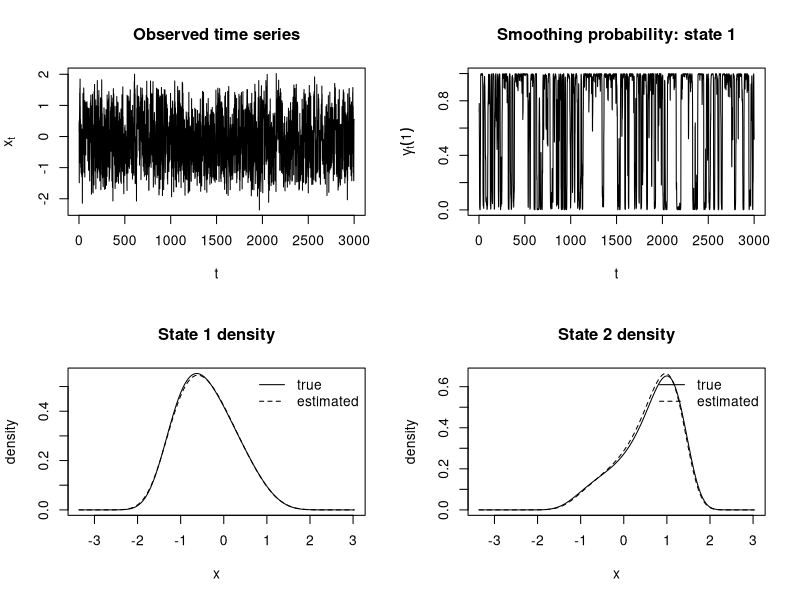

Source code (R):
set.seed(123)

############################################################
# 0. Basic settings
############################################################

K <- 2
T_len <- 3000

A_true <- matrix(
  c(0.95, 0.05,
    0.10, 0.90),
  nrow = K,
  byrow = TRUE
)

# log \tilde p_k(x)
# = - a_k x^4 / 4 + b_k x^2 / 2 + d_k x
a_true <- c(0.7, 1.5)
b_true <- c(-1.0, 0.5)
d_true <- c(-0.8, 1.0)

############################################################
# 1. Stationary distribution
############################################################

stationary_dist <- function(A) {
  K <- nrow(A)

  M <- t(A) - diag(K)
  M[K, ] <- rep(1, K)

  b <- c(rep(0, K - 1), 1)
  rho <- solve(M, b)

  rho <- pmax(rho, 0)
  rho / sum(rho)
}

rho_true <- stationary_dist(A_true)

############################################################
# 2. Unnormalized quartic observation model
############################################################

log_tilde_p_quartic <- function(x, log_a, b, d) {
  a <- exp(log_a)
  -0.25 * a * x^4 + 0.5 * b * x^2 + d * x
}

score_quartic <- function(x, log_a, b, d, c) {
  log_tilde_p_quartic(x, log_a, b, d) + c
}

############################################################
# 3. Normalizing constants
#    Diagnostic only. These are not used for estimation.
############################################################

compute_logZ_quartic <- function(log_a, b, d) {
  f <- function(x) {
    exp(log_tilde_p_quartic(x, log_a, b, d))
  }

  val <- integrate(
    f,
    lower = -Inf,
    upper = Inf,
    rel.tol = 1e-10,
    abs.tol = 1e-12,
    subdivisions = 2000
  )$value

  log(val)
}

log_a_true <- log(a_true)

logZ_true <- sapply(1:K, function(k) {
  compute_logZ_quartic(
    log_a = log_a_true[k],
    b = b_true[k],
    d = d_true[k]
  )
})

c_true <- -logZ_true

############################################################
# 4. Sampling from the true quartic distributions
#    One-dimensional inverse-CDF approximation on a grid.
############################################################

make_quartic_sampler <- function(
  log_a,
  b,
  d,
  lower = -6,
  upper = 6,
  grid_size = 50000
) {
  grid <- seq(lower, upper, length.out = grid_size)

  logw <- log_tilde_p_quartic(
    x = grid,
    log_a = log_a,
    b = b,
    d = d
  )

  w <- exp(logw - max(logw))
  w <- w / sum(w)
  cdf <- cumsum(w)

  function(n) {
    u <- runif(n)
    idx <- findInterval(u, cdf) + 1
    idx[idx < 1] <- 1
    idx[idx > grid_size] <- grid_size
    grid[idx]
  }
}

sampler_list <- vector("list", K)

for (k in 1:K) {
  sampler_list[[k]] <- make_quartic_sampler(
    log_a = log_a_true[k],
    b = b_true[k],
    d = d_true[k]
  )
}

############################################################
# 5. HMM data generation
############################################################

simulate_hmm_quartic <- function(T_len, A, rho, sampler_list) {
  K <- length(rho)

  z <- integer(T_len)
  x <- numeric(T_len)

  z[1] <- sample(1:K, size = 1, prob = rho)
  x[1] <- sampler_list[[z[1]]](1)

  for (t in 2:T_len) {
    z[t] <- sample(1:K, size = 1, prob = A[z[t - 1], ])
    x[t] <- sampler_list[[z[t]]](1)
  }

  list(x = x, z = z)
}

dat <- simulate_hmm_quartic(
  T_len = T_len,
  A = A_true,
  rho = rho_true,
  sampler_list = sampler_list
)

x <- dat$x
z_true <- dat$z

############################################################
# 6. Filtering and smoothing
############################################################

filter_smooth_quartic <- function(x, A, rho, log_a, b, d, c) {
  T_len <- length(x)
  K <- length(rho)

  log_bmat <- matrix(0, nrow = T_len, ncol = K)

  for (k in 1:K) {
    log_bmat[, k] <- score_quartic(
      x = x,
      log_a = log_a[k],
      b = b[k],
      d = d[k],
      c = c[k]
    )
  }

  log_b_shift <- log_bmat - apply(log_bmat, 1, max)
  bmat <- exp(log_b_shift)

  alpha <- matrix(0, nrow = T_len, ncol = K)

  alpha[1, ] <- rho * bmat[1, ]
  alpha[1, ] <- alpha[1, ] / sum(alpha[1, ])

  for (t in 2:T_len) {
    pred <- as.numeric(alpha[t - 1, ] %*% A)
    alpha[t, ] <- bmat[t, ] * pred
    alpha[t, ] <- alpha[t, ] / sum(alpha[t, ])
  }

  beta <- matrix(0, nrow = T_len, ncol = K)
  beta[T_len, ] <- rep(1, K)

  for (t in (T_len - 1):1) {
    for (j in 1:K) {
      beta[t, j] <- sum(
        A[j, ] * bmat[t + 1, ] * beta[t + 1, ]
      )
    }
    beta[t, ] <- beta[t, ] / sum(beta[t, ])
  }

  gamma <- alpha * beta
  gamma <- gamma / rowSums(gamma)

  list(
    gamma = gamma,
    alpha = alpha,
    beta = beta,
    log_b = log_bmat
  )
}

############################################################
# 7. Weighted NCE objective
############################################################

weighted_nce_objective_quartic <- function(
  par,
  x,
  gamma_k,
  noise_y,
  noise_density_fun
) {
  log_a <- par[1]
  b <- par[2]
  d <- par[3]
  c <- par[4]

  Nk <- sum(gamma_k)
  Mk <- length(noise_y)

  sx <- score_quartic(x, log_a, b, d, c)
  sy <- score_quartic(noise_y, log_a, b, d, c)

  nx <- noise_density_fun(x)
  ny <- noise_density_fun(noise_y)

  log_num_x <- log(Nk) + sx
  log_noise_x <- log(Mk) + log(nx)

  max_x <- pmax(log_num_x, log_noise_x)
  log_den_x <- max_x +
    log(exp(log_num_x - max_x) + exp(log_noise_x - max_x))

  log_D_x <- log_num_x - log_den_x

  log_num_y <- log(Nk) + sy
  log_noise_y <- log(Mk) + log(ny)

  max_y <- pmax(log_num_y, log_noise_y)
  log_den_y <- max_y +
    log(exp(log_num_y - max_y) + exp(log_noise_y - max_y))

  log_1m_D_y <- log_noise_y - log_den_y

  obj <- sum(gamma_k * log_D_x) + sum(log_1m_D_y)

  -obj
}

update_one_state_nce_quartic <- function(
  x,
  gamma_k,
  init_par,
  noise_y,
  noise_density_fun
) {
  fit <- optim(
    par = init_par,
    fn = weighted_nce_objective_quartic,
    x = x,
    gamma_k = gamma_k,
    noise_y = noise_y,
    noise_density_fun = noise_density_fun,
    method = "BFGS",
    control = list(maxit = 500, reltol = 1e-9)
  )

  fit$par
}

############################################################
# 8. Weighted NCE-HMM
#    A is known in this experiment.
############################################################

fit_weighted_nce_hmm_quartic <- function(
  x,
  A,
  rho,
  K,
  R = 50,
  noise_ratio = 10,
  damping = 0.5,
  tol = 1e-6
) {
  T_len <- length(x)

  km <- kmeans(x, centers = K, nstart = 30)
  cl <- km$cluster

  log_a <- rep(log(1), K)
  b <- rep(0, K)
  d <- numeric(K)
  c <- rep(0, K)

  for (k in 1:K) {
    xk <- x[cl == k]
    if (length(xk) < 10) {
      xk <- x
    }

    d[k] <- mean(xk)
  }

  ord <- order(d)
  log_a <- log_a[ord]
  b <- b[ord]
  d <- d[ord]
  c <- c[ord]

  noise_mean <- mean(x)
  noise_sd <- sd(x) * 2

  noise_density_fun <- function(u) {
    dnorm(u, mean = noise_mean, sd = noise_sd)
  }

  M_fixed <- max(500, round(noise_ratio * T_len / K))

  noise_list <- vector("list", K)

  for (k in 1:K) {
    noise_list[[k]] <- rnorm(
      M_fixed,
      mean = noise_mean,
      sd = noise_sd
    )
  }

  history <- data.frame()

  for (r in 1:R) {
    old_log_a <- log_a
    old_b <- b
    old_d <- d
    old_c <- c

    fit_state <- filter_smooth_quartic(
      x = x,
      A = A,
      rho = rho,
      log_a = log_a,
      b = b,
      d = d,
      c = c
    )

    gamma <- fit_state$gamma

    for (k in 1:K) {
      init_par <- c(log_a[k], b[k], d[k], c[k])

      new_par <- update_one_state_nce_quartic(
        x = x,
        gamma_k = gamma[, k],
        init_par = init_par,
        noise_y = noise_list[[k]],
        noise_density_fun = noise_density_fun
      )

      log_a[k] <- (1 - damping) * log_a[k] + damping * new_par[1]
      b[k] <- (1 - damping) * b[k] + damping * new_par[2]
      d[k] <- (1 - damping) * d[k] + damping * new_par[3]
      c[k] <- (1 - damping) * c[k] + damping * new_par[4]
    }

    ord <- order(d)

    log_a <- log_a[ord]
    b <- b[ord]
    d <- d[ord]
    c <- c[ord]

    diff <- sum(abs(log_a - old_log_a)) +
      sum(abs(b - old_b)) +
      sum(abs(d - old_d)) +
      sum(abs(c - old_c))

    history <- rbind(
      history,
      data.frame(
        iter = r,
        diff = diff,
        a1 = exp(log_a[1]),
        a2 = exp(log_a[2]),
        b1 = b[1],
        b2 = b[2],
        d1 = d[1],
        d2 = d[2],
        c1 = c[1],
        c2 = c[2]
      )
    )

    if (diff < tol) {
      break
    }
  }

  fit_final <- filter_smooth_quartic(
    x = x,
    A = A,
    rho = rho,
    log_a = log_a,
    b = b,
    d = d,
    c = c
  )

  list(
    log_a = log_a,
    a = exp(log_a),
    b = b,
    d = d,
    c = c,
    gamma = fit_final$gamma,
    history = history
  )
}

############################################################
# 9. Estimation
############################################################

fit <- fit_weighted_nce_hmm_quartic(
  x = x,
  A = A_true,
  rho = rho_true,
  K = K,
  R = 50,
  noise_ratio = 10,
  damping = 0.5
)

############################################################
# 10. Diagnostic -log Z(hat theta)
############################################################

logZ_hat <- sapply(1:K, function(k) {
  compute_logZ_quartic(
    log_a = fit$log_a[k],
    b = fit$b[k],
    d = fit$d[k]
  )
})

minus_logZ_hat <- -logZ_hat

############################################################
# 11. Oracle / Weighted NCE-HMM / Naive
############################################################

fit_oracle <- filter_smooth_quartic(
  x = x,
  A = A_true,
  rho = rho_true,
  log_a = log_a_true,
  b = b_true,
  d = d_true,
  c = c_true
)

gamma_oracle <- fit_oracle$gamma

fit_naive <- filter_smooth_quartic(
  x = x,
  A = A_true,
  rho = rho_true,
  log_a = fit$log_a,
  b = fit$b,
  d = fit$d,
  c = rep(0, K)
)

gamma_naive <- fit_naive$gamma

############################################################
# 12. Evaluation functions
############################################################

best_accuracy_2state <- function(z_hat, z_true) {
  acc1 <- mean(z_hat == z_true)
  acc2 <- mean((3 - z_hat) == z_true)
  max(acc1, acc2)
}

l1_gamma_distance <- function(gamma_hat, gamma_ref) {
  mean(rowSums(abs(gamma_hat - gamma_ref)))
}

############################################################
# 13. Results
############################################################

z_hat_oracle <- apply(gamma_oracle, 1, which.max)
z_hat_wnce <- apply(fit$gamma, 1, which.max)
z_hat_naive <- apply(gamma_naive, 1, which.max)

cat("True a:\n")
print(a_true)

cat("Estimated a:\n")
print(fit$a)

cat("True b:\n")
print(b_true)

cat("Estimated b:\n")
print(fit$b)

cat("True d:\n")
print(d_true)

cat("Estimated d:\n")
print(fit$d)

cat("True c = -log Z(theta*):\n")
print(c_true)

cat("Estimated c:\n")
print(fit$c)

cat("-log Z(hat theta):\n")
print(minus_logZ_hat)

cat("c comparison:\n")
print(
  rbind(
    c_true = c_true,
    c_hat = fit$c,
    minus_logZ_hat = minus_logZ_hat
  )
)

comparison <- data.frame(
  method = c(
    "Oracle",
    "Weighted NCE-HMM",
    "Naive"
  ),
  accuracy = c(
    best_accuracy_2state(z_hat_oracle, z_true),
    best_accuracy_2state(z_hat_wnce, z_true),
    best_accuracy_2state(z_hat_naive, z_true)
  ),
  gamma_L1_to_oracle = c(
    0,
    l1_gamma_distance(fit$gamma, gamma_oracle),
    l1_gamma_distance(gamma_naive, gamma_oracle)
  )
)

print(comparison)
print(fit$history)

############################################################
# 14. True and estimated density plots
############################################################

x_grid <- seq(
  min(x) - 1,
  max(x) + 1,
  length.out = 1000
)

true_density <- matrix(0, nrow = length(x_grid), ncol = K)
estimated_density <- matrix(0, nrow = length(x_grid), ncol = K)

for (k in 1:K) {
  true_density[, k] <- exp(
    score_quartic(
      x = x_grid,
      log_a = log_a_true[k],
      b = b_true[k],
      d = d_true[k],
      c = c_true[k]
    )
  )

  estimated_density[, k] <- exp(
    score_quartic(
      x = x_grid,
      log_a = fit$log_a[k],
      b = fit$b[k],
      d = fit$d[k],
      c = fit$c[k]
    )
  )
}

par(mfrow = c(2, 2))

plot(
  x,
  type = "l",
  main = "Observed time series",
  xlab = "t",
  ylab = expression(x[t])
)

plot(
  fit$gamma[, 1],
  type = "l",
  ylim = c(0, 1),
  main = "Smoothing probability: state 1",
  xlab = "t",
  ylab = expression(gamma[t](1))
)

plot(
  x_grid,
  true_density[, 1],
  type = "l",
  ylim = range(c(true_density[, 1], estimated_density[, 1])),
  main = "State 1 density",
  xlab = "x",
  ylab = "density"
)
lines(
  x_grid,
  estimated_density[, 1],
  lty = 2
)
legend(
  "topright",
  legend = c("true", "estimated"),
  lty = c(1, 2),
  bty = "n"
)

plot(
  x_grid,
  true_density[, 2],
  type = "l",
  ylim = range(c(true_density[, 2], estimated_density[, 2])),
  main = "State 2 density",
  xlab = "x",
  ylab = "density"
)
lines(
  x_grid,
  estimated_density[, 2],
  lty = 2
)
legend(
  "topright",
  legend = c("true", "estimated"),
  lty = c(1, 2),
  bty = "n"
)
